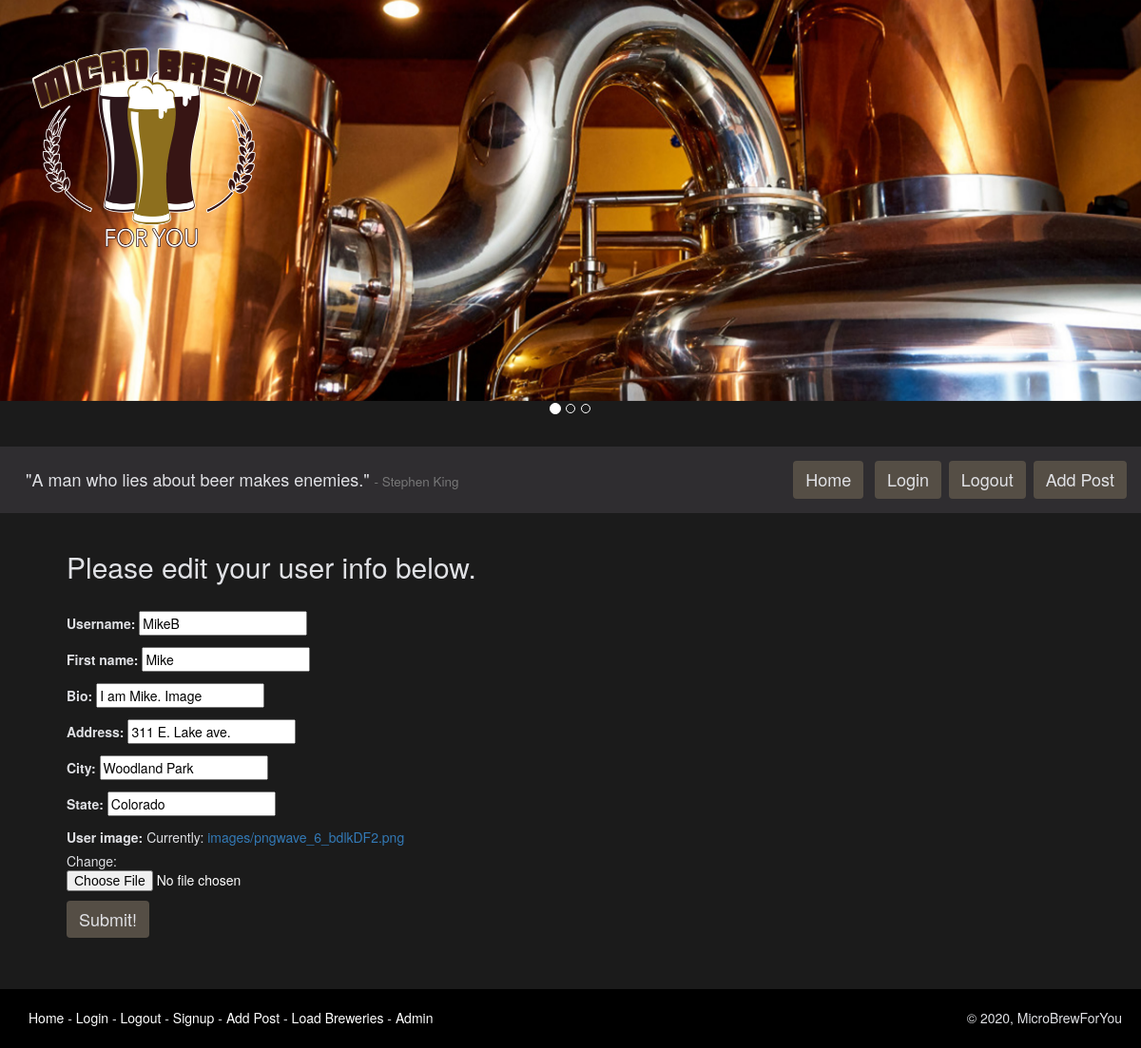
Page /edituser/1/ (signed in) on the earlier database version.
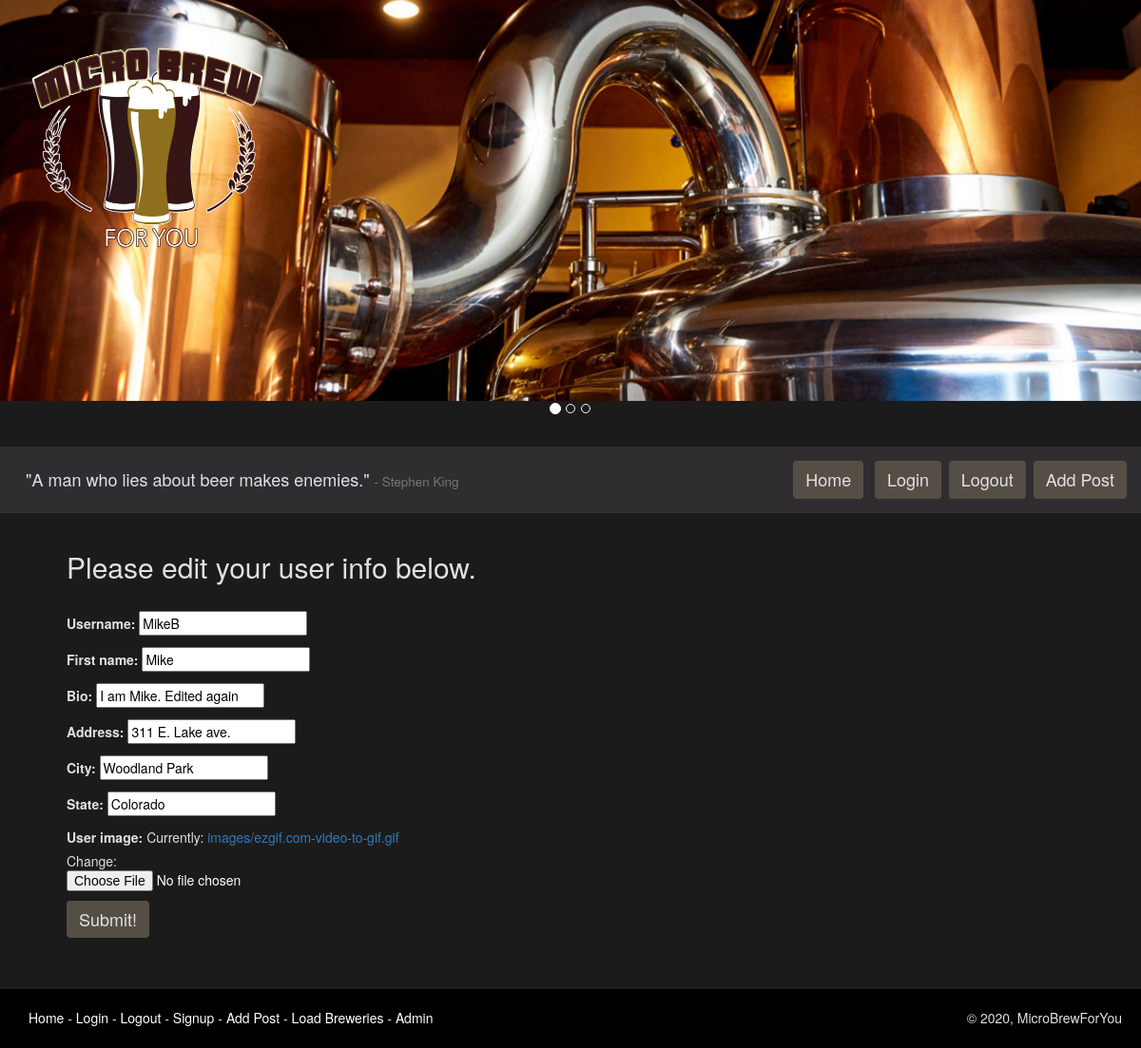
Same page on the later database version.
### microbrewforyou_app/models.py (models this page shows, shortened)
class CustomUser(AbstractUser):
    bio = models.CharField(max_length=280, default='')
    user_image = models.ImageField(
        upload_to='images/', blank=True)
    users_following = models.ManyToManyField(
        "self", symmetrical=False, related_name='CustomUser')
    fav_breweries = models.ManyToManyField(
        "Breweries", symmetrical=False,
        related_name='fav_breweries', blank=True)
    fav_brewtypes = models.ManyToManyField(
        "BrewTypes", symmetrical=False,
        related_name='fav_brewtypes', blank=True)
    address = models.CharField(max_length=280)
    city = models.CharField(max_length=50)
    state = models.CharField(max_length=50)
    user_since = models.DateTimeField(default=timezone.now)
    REQUIRED_FIELDS = ['first_name', 'bio', 'address', 'city', 'state']

### microbrewforyou_app/views.py (the view, shortened to what this page needs)
def edit_user_view(request, user_id):
    edit_user = CustomUser.objects.filter(id=user_id).first()
    if edit_user == request.user:
        user_form = EditUserForm(initial={'username': edit_user.username,
                                          'first_name': edit_user.first_name,
                                          'bio': edit_user.bio,
                                          'user_image': edit_user.user_image,
                                          'address': edit_user.address,
                                          'city': edit_user.city,
                                          'state': edit_user.state})
        words_quote = "A man who lies about beer makes enemies."
        words_author = "Stephen King"
        return render(request, "edit_user.html",
                      {"form": user_form,
                       "profile_user": request.user,
                       'words_author': words_author,
                       "words_quote": words_quote})
    else:
        return HttpResponseRedirect(reverse(
            "edit_userview", args=[edit_user.id]))

### microbrewforyou_app/forms.py
class EditUserForm(forms.Form):
    username = forms.CharField(max_length=240)
    first_name = forms.CharField(max_length=240)
    bio = forms.CharField(max_length=280)
    address = forms.CharField(max_length=280)
    city = forms.CharField(max_length=50)
    state = forms.CharField(max_length=50)
    user_image = forms.ImageField()

### templates/edit_user.html
{% extends 'base.html' %} {% block content %}
<br />
<h2>Please edit your user info below.</h2>
<br />
<form action="" method="post" enctype="multipart/form-data">
  {% csrf_token %} {{ form.as_p }}
  <input class="btn button-menu" type="submit" value="Submit!" />
</form>
<br />
<br />
{% endblock %}

Differences in the rows shown:
changed CustomUser "MikeB": bio "I am Mike. Image" → "I am Mike. Edited again"
Other differences:
text no longer shown: "Username: First name: Bio: Address: City: State: User image: Currently: images/pngwave_6_bdlkDF2.png Change:"
text now shown: "Username: First name: Bio: Address: City: State: User image: Currently: images/ezgif.com-video-to-gif.gif Change:"
